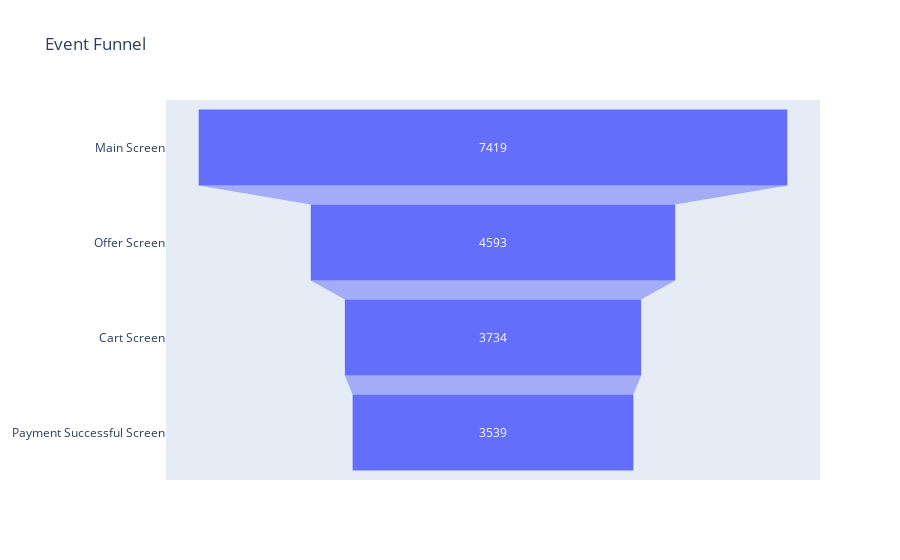

Here is the notebook cell this chart was saved with:
### Markdown cell above
Now, let's plot an interactive chart using the graph_objects library and .funnel().

### Code cell
fig = go.Figure(go.Funnel(
    y = ['Main Screen', 'Offer Screen', 'Cart Screen', 'Payment Successful Screen'],
    x = funnel_chart['deviceidhash']
    ))
fig.update_layout(title_text='Event Funnel')
fig.show()

### Figure 1 — Plotly figure (JSON) as saved in the notebook; plotly's stock layout.template omitted (floating-point values rounded to 4 significant figures)
{"data": [{"type": "funnel", "x": [7419, 4593, 3734, 3539], "y": ["Main Screen", "Offer Screen", "Cart Screen", "Payment Successful Screen"]}], "layout": {"title": {"text": "Event Funnel"}}}
